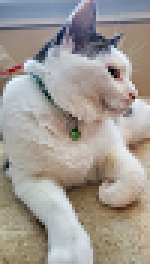
#> input picture img/jelly.png, 50 x 88 px, found by its file name (shown 3 times larger)
$ python lec6.py
#> lines starting #> are read from the running program, lines starting #| are printed output that depends on the picture
# lec6 행렬

import numpy as np

# 두 개의 벡터를 합쳐 행렬 생성

matrix = np.vstack(
    (np.arange(1, 5),
    np.arange(12, 16))
    )
matrix
print("행렬:\n", matrix)


np.zeros(5)
np.zeros([5, 4])
np.arange(1, 7).reshape((2, 3))
# -1 통해서 크기를 자동으로 결정할 수 있음
np.arange(1, 7).reshape((2, -1))

# Q. 0에서 99까지 수 중 랜덤하게 50개 숫자를 뽑아서
# 5 by 10 행렬 만드세요.
np.random.seed(2024)
a = np.random.randint(0, 100, 50).reshape(5, -1)
a


mat_a = np.arange(1, 21).reshape((4, 5), order="F")
mat_a


# 인덱싱
mat_a[0, 0]
mat_a[1, 1]
mat_a[2, 3]
mat_a[0:2, 3]
mat_a[1:3, 1:4]

# 행자리, 열자리 비어있는 경우 전체 행, 또는 열 선택
mat_a[3, ]
mat_a[3,:]
mat_a[3,::2]

# 짝수 행만 선택하려면?
mat_b = np.arange(1, 101).reshape((20, -1))
mat_b[1::2,:]

mat_b[[1, 4, 6, 14], ]


x = np.arange(1, 11).reshape((5, 2)) * 2
x[[True, True, False, False, True], 0]

mat_b[:,1]                  # 벡터
mat_b[:,1].reshape((-1, 1)) # 행렬
mat_b[:,(1,)]               # 행렬
mat_b[:,[1]]
mat_b[:,1:2]

# 필터링
mat_b[mat_b[:,1] > 50,:]


# 사진은 행렬이다

import numpy as np
import matplotlib.pyplot as plt

# 난수 생성하여 3x3 크기의 행렬 생성
np.random.seed(2024)
img1 = np.random.rand(3, 3)
print("이미지 행렬 img1:\n", img1)

plt.imshow(img1, cmap='gray', interpolation='nearest')
plt.colorbar()
plt.show()
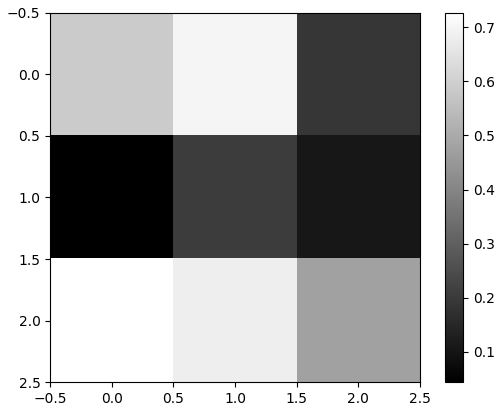
#> figure drawn by matplotlib, 2 panels

a = np.random.randint(0, 256, 20).reshape(4, -1)
a / 255
plt.imshow(a / 255, cmap='gray', interpolation='nearest')
plt.colorbar()
plt.show()
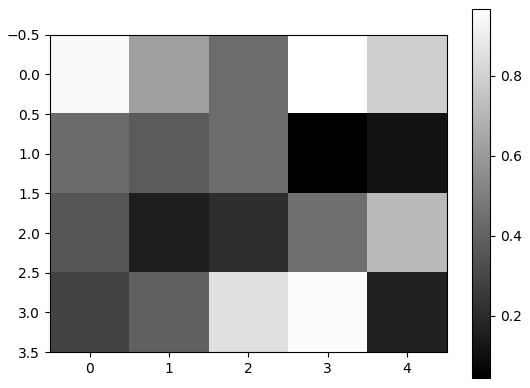
#> figure drawn by matplotlib, 2 panels

x = np.arange(1, 11).reshape((5, 2)) * 2
print("원래 행렬 x:\n", x)

x.transpose()

import urllib.request

img_url = "https://bit.ly/3ErnM2Q"
urllib.request.urlretrieve(img_url, "jelly.png")
#> (this line was passed over: the network is not available in this run)

# !pip install imageio
import imageio

# 이미지 읽기
jelly = imageio.imread("img/jelly.png")
#> jelly is the input picture: shape (88, 50, 4); mean R, G, B, A 160.6, 154, 147.6, 255
print("이미지 클래스:", type(jelly))
#| 이미지 클래스: <class 'numpy.ndarray'>
print("이미지 차원:", jelly.shape)
#| 이미지 차원: (88, 50, 4)
print("이미지 첫 4x4 픽셀, 첫 번째 채널:\n", jelly[:4, :4, 0])
#| 이미지 첫 4x4 픽셀, 첫 번째 채널:
#|  [[156 151 146 142]
#|  [118 121 123 121]
#|  [105 107 110 110]
#|  [104 108 110 112]]

len(jelly)
jelly.shape
jelly[:, :, 0].shape
jelly[:, :, 0].transpose().shape


plt.imshow(jelly)
plt.show()
plt.clf()

# plt.imshow(jelly[:, :, 0].transpose())
# plt.imshow(jelly[:, :, 0]) # R
# plt.imshow(jelly[:, :, 1]) # G
# plt.imshow(jelly[:, :, 2]) # B
# plt.imshow(jelly[:, :, 3]) # 투명도
# plt.axis('off') # 축 정보 없애기

# 3차원 배열

# 두 개의 2x3 행렬 생성
mat1 = np.arange(1, 7).reshape(2, 3)
mat2 = np.arange(7, 13).reshape(2, 3)

my_array = np.array([mat1, mat2])
my_array.shape

first_slice = my_array[0, :, :]
first_slice

filtered_array = my_array[:, :, :-1]
filtered_array

my_array[:, :, [0, 2]]
my_array[:, 0, :]
# my_array[0, 1, [1, 2]]
my_array[0, 1, 1:3]


mat_x = np.arange(1, 101).reshape((5, 5, 4))
mat_y = np.arange(1, 100).reshape((-1, 3, 3))
len(mat_y)


my_array2 = np.array([my_array, my_array])
my_array2[0, :, :, :]
my_array2.shape


# 넘파이 배열 메서드
a = np.array([[1, 2, 3], [4, 5, 6]])

a.sum()
a.sum(axis=0)
a.sum(axis=1)


a.mean()
a.mean(axis=0)
a.mean(axis=1)

mat_b=np.random.randint(0, 100, 50).reshape((5, -1))
mat_b

# 가장 큰 수는?
mat_b.max()

# 행별 가장 큰수는?
mat_b.max(axis=1)

# 열별 가장 큰수는?
mat_b.max(axis=0)

a=np.array([1, 3, 2, 5])
a.cumsum()

a=np.array([1, 3, 2, 5])
a.cumprod()

mat_b.cumsum(axis=1)
mat_b.cumprod(axis=1)

mat_b.reshape((2, 5, 5)).flatten()
mat_b.flatten()


d = np.array([1, 2, 3, 4, 5])
d.clip(2, 4)

d_list=d.tolist()
d
d_list
